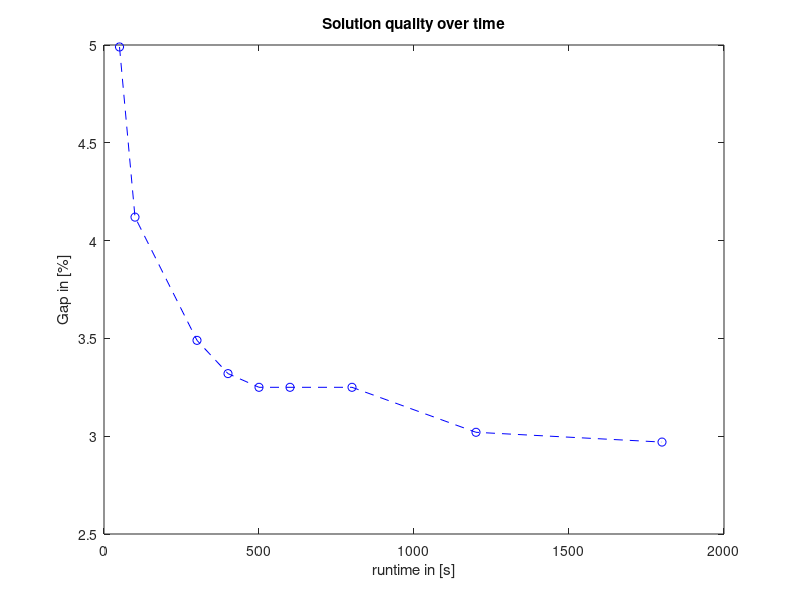

The MATLAB source for this figure:
% Plot
% Sif Egelund Christensen
% Emma Victoria Vendel Lind
% 13/03/2023

%%

x = [50,100,300,400,500,600,800,1200,1800];
yobjective = [4.7496, 4.7496, 4.7496, 4.7496, 4.7496, 4.7480]; % *10^4
ybestbound = [4.5839, 4.5919, 4.5952, 4.5961, 4.5950, 4.6070]; % *10^4
yprocent = [4.99, 4.12, 3.49, 3.32, 3.25, 3.25, 3.25, 3.02, 2.97]; %ved 600 3,23% egentlig 

%%
figure
plot(x,yprocent, 'b--o')
title('Solution quality over time')
xlabel('runtime in [s]')
ylabel('Gap in [%]')
% the gap is between best objective value found and best lower bound found
% in [%]